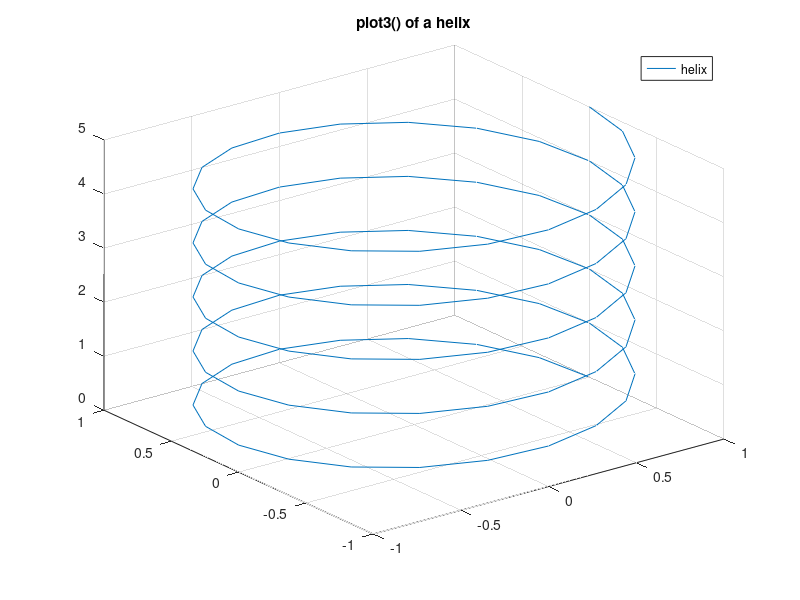

Write MATLAB code to recreate this figure.
clear all

%%%%%%%%%%%%%%%%%%%%%%%%%%%%%%%%%%%%%%%%%%%%%%%%%%%%%%%%%%%%%%%%%%%%%%%%%%%%%%%%

tx = ty = linspace (-8, 8, 41)';
[xx, yy] = meshgrid (tx, ty);
r = sqrt (xx .^ 2 + yy .^ 2) + eps;
tz = sin (r) ./ r;
mesh (tx, ty, tz);

pause

%%%%%%%%%%%%%%%%%%%%%%%%%%%%%%%%%%%%%%%%%%%%%%%%%%%%%%%%%%%%%%%%%%%%%%%%%%%%%%%%

surf( tx, ty, tz );

pause

%%%%%%%%%%%%%%%%%%%%%%%%%%%%%%%%%%%%%%%%%%%%%%%%%%%%%%%%%%%%%%%%%%%%%%%%%%%%%%%%

z = [0:0.05:5];
plot3 (cos (2*pi*z), sin (2*pi*z), z);
legend ("helix");
title ("plot3() of a helix");
grid on;

%%%%%%%%%%%%%%%%%%%%%%%%%%%%%%%%%%%%%%%%%%%%%%%%%%%%%%%%%%%%%%%%%%%%%%%%%%%%%%%%
